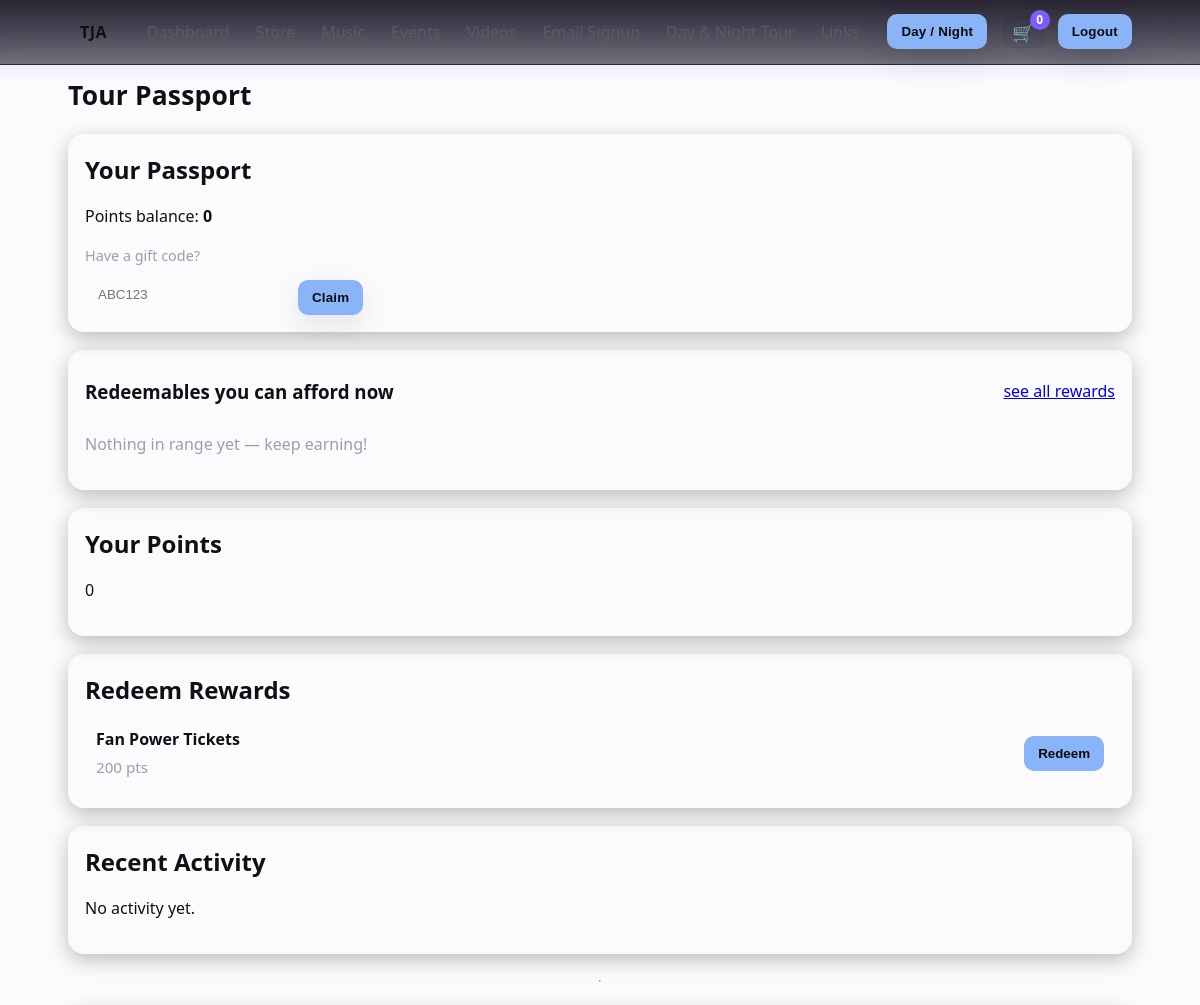
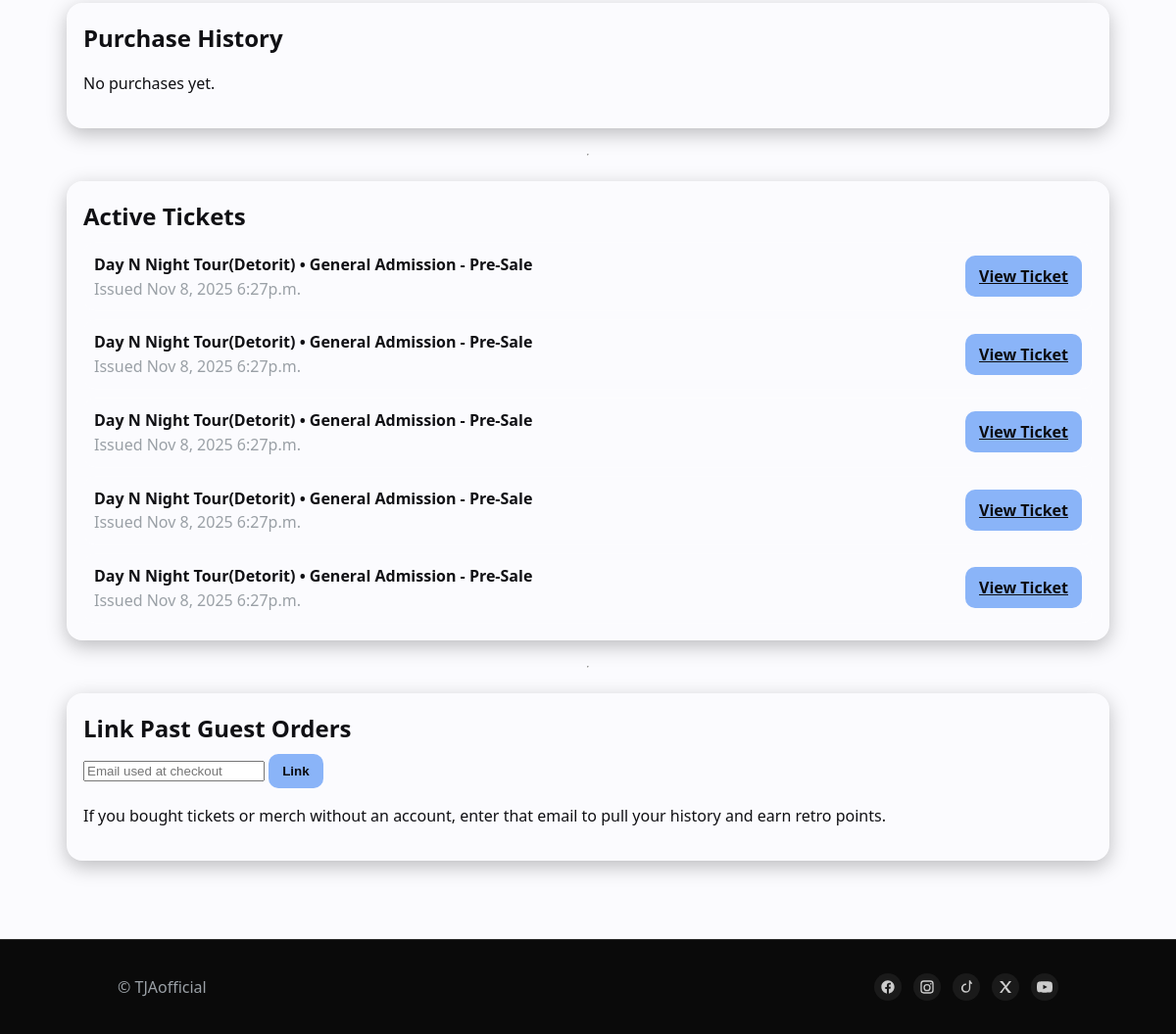
The page /rewards/dashboard/ (signed in) on the database its author committed (2 pictures, top to bottom).
### rewards/models.py (models this page shows, shortened)
class RewardsAccount(models.Model):
    user = models.OneToOneField(User, on_delete=models.CASCADE, related_name="rewards")
    points_balance = models.IntegerField(default=0)
    created_at = models.DateTimeField(auto_now_add=True)
    signup_bonus_awarded = models.BooleanField(default=False)

class RewardItem(models.Model):
    FULFILL_CHOICES = (
        ("PRODUCT", "Shop Product"),
        ("TICKET",  "Ticket Type"),
        ("COUPON",  "Shop Coupon"),
        ("CUSTOM",  "Custom/Manual"),
    )
    sku = models.CharField(max_length=64, unique=True)
    name = models.CharField(max_length=255)
    description = models.TextField(blank=True)
    points_cost = models.PositiveIntegerField()           # 0 is allowed (for gifts)
    inventory = models.PositiveIntegerField(default=0)    # # of redemptions available
    is_active = models.BooleanField(default=True)
    fulfill_type = models.CharField(max_length=12, choices=FULFILL_CHOICES, default="PRODUCT")
    target_ct = models.ForeignKey(ContentType, null=True, blank=True, on_delete=models.SET_NULL)
    target_id = models.PositiveIntegerField(null=True, blank=True)
    target = GenericForeignKey("target_ct", "target_id")
    quantity_per_redeem = models.PositiveIntegerField(default=1)

### tickets/models.py (models this page shows, shortened)
class Ticket(models.Model):
    PAYMENT_CHOICES = [
        ("card", "Card/Stripe"),
        ("cash", "Cash"),
        ("comp", "Comp"),
    ]
    ticket_type = models.ForeignKey(TicketType, on_delete=models.PROTECT, related_name="tickets")
    purchaser_name = models.CharField(max_length=120, blank=True)
    purchaser_email = models.EmailField(blank=True)
    qr_token = models.UUIDField(default=uuid.uuid4, unique=True, editable=False, db_index=True)
    issued_at = models.DateTimeField(auto_now_add=True)
    checked_in_at = models.DateTimeField(null=True, blank=True)
    note = models.CharField(max_length=240, blank=True)
    sold_by_artist = models.ForeignKey("pages.Artist", null=True, blank=True,
                                       on_delete=models.SET_NULL, related_name="tickets_sold")
    sold_by_user = models.ForeignKey(settings.AUTH_USER_MODEL, null=True, blank=True,
                                     on_delete=models.SET_NULL, related_name="tickets_issued")
    payment_method = models.CharField(max_length=10, choices=PAYMENT_CHOICES, default="card")

class TicketType(models.Model):
    event = models.ForeignKey("events.Event", on_delete=models.CASCADE, related_name="ticket_types")
    name = models.CharField(max_length=120)            # e.g., GA, VIP, Early Bird
    price_cents = models.PositiveIntegerField()
    quantity = models.PositiveIntegerField()           # total available
    sales_start = models.DateTimeField(null=True, blank=True)
    sales_end = models.DateTimeField(null=True, blank=True)
    active = models.BooleanField(default=True)
    max_per_order = models.PositiveIntegerField(null=True, blank=True)  # optional cap per checkout

### events/models.py (models this page shows, shortened)
class Event(models.Model):
    name = models.CharField(max_length=200, blank=True)
    is_tour_stop = models.BooleanField(default=False)
    is_21_plus = models.BooleanField(default=False)
    start = models.DateTimeField()
    end = models.DateTimeField(null=True, blank=True)
    venue = models.ForeignKey(Venue, null=True, blank=True, on_delete=models.SET_NULL)
    afterparty_info = models.TextField(blank=True)
    meet_greet_info = models.TextField(blank=True)
    cover_image = models.ImageField(upload_to="events/cover/", blank=True, null=True,
                                    help_text="Wide hero image for the Events page.")
    flyer       = models.ImageField(upload_to="events/flyer/", blank=True, null=True,
                                    help_text="Portrait flyer used on cards if no cover.")
    published = models.BooleanField(default=False)
    def __str__(self):
        return self.name or f"Event {self.pk}"

### rewards/views.py (the view)
# urls.py: path("dashboard/", views.dashboard, name="dashboard"),
@login_required
def dashboard(request):
    acc, _ = RewardsAccount.objects.get_or_create(user=request.user)
    balance = acc.points_balance
    affordable = (RewardItem.objects
                  .filter(is_active=True, inventory__gt=0, points_cost__lte=balance)
                  .order_by("points_cost", "name")[:24])
    ledger = acc.ledger.select_related().all()[:100]
    redemptions = acc.redemptions.select_related("item").order_by("-created_at")
    reward_items = RewardItem.objects.filter(is_active=True, inventory__gt=0).order_by("points_cost")
    purchases = (PurchaseRecord.objects
        .filter(Q(account=acc) | Q(email__iexact=request.user.email))
        .exclude(meta__gift=True)
        .order_by("-created_at", "-id")[:50]
    )
    pending_gifts = acc.redemptions.select_related("item").filter(
        points_spent=0, fulfilled=False
    ).order_by("-created_at")
    pending_variant = next(
        (r for r in redemptions
         if r.status == "PENDING" and getattr(r.item, "fulfill_type", "") == "PRODUCT"),
        None
    )
    Ticket = None
    active_tickets = []
    try:
        Ticket = apps.get_model("tickets", "Ticket")
    except Exception:
        Ticket = None
    if Ticket:
        active_tickets = list(
            Ticket.objects
                .select_related("ticket_type", "ticket_type__event")
                .filter(
                    Q(purchaser_email__iexact=request.user.email),
                    Q(checked_in_at__isnull=True),
                )
                .order_by("-issued_at")[:50]
        )
    return render(request, "rewards/dashboard.html",{
        "account": acc,
        "balance": balance,
        "affordable": affordable,
        "ledger": ledger,
        "redemptions": redemptions,
        "items": reward_items,
        "purchases": purchases,
        "pending_variant": pending_variant,
        "pending_gifts": pending_gifts,
        'active_tickets': active_tickets,
    })

### templates/rewards/dashboard.html (shortened to what this page needs)
{% extends "base.html" %}
{% load static shop_extras %}
{% block extra_head %}
    <link rel="stylesheet" href="{% static 'css/rewards.css' %}">
{% endblock %}
{% block content %}
    <section class="rw-wrap" data-rewards>
        <h1 class="rw-h1">Tour Passport</h1>
        <section class="card">
            <h2>Your Passport</h2>
            <p>Points balance: <strong>{{ balance }}</strong></p>
            <form class="giftcode-form" method="post" action="{% url 'rewards:claim_code' %}">
                <label>Have a gift code?
                    <input type="text" name="code" placeholder="ABC123" required>
                </label>
                <button class="btn">Claim</button>
            </form>
        </section>
        <section class="card">
            <div style="display:flex; justify-content: space-between; align-items: center;">
                <h3 style="margin: 10px 0px;">Redeemables you can afford now</h3>
                <a href="{% url 'rewards:catalog' %}">see all rewards</a>
            </div>
            <div class="grid">
                {% for i in affordable %}
                <article class="reward-tile">
                    <div class="rt-title">{{ i.name }}</div>
                    {% if i.description %}<div class="rt-desc">{{ i.description }}</div>{% endif %}
                    <div class="rt-meta">
                        <span>{{ i.points_cost }} pts</span>
                        {% if i.quantity_per_redeem > 1 %}<span>×{{ i.quantity_per_redeem }}</span>{% endif %}
                        <span>Left: {{ i.inventory }}</span>
                        <span class="tag">Instant</span>
                    </div>
                    <form method="post" action="{% url 'rewards:redeem' i.id %}">
                        {% csrf_token %}
                        <button class="btn" {% if i.inventory <= 0 %}disabled{% endif %}>Redeem</button>
                    </form>
                </article>
                {% empty %}
                <p class="muted">Nothing in range yet — keep earning!</p>
                {% endfor %}
            </div>
        </section>
    <section class="rw-card" aria-labelledby="points">
        <h2 id="points" class="rw-h2">Your Points</h2>
        <p class="rw-points" data-points>{{ account.points_balance }}</p>
    </section>
  <section class="rw-card" aria-labelledby="redeem">
    <h2 id="redeem" class="rw-h2">Redeem Rewards</h2>
    {% if items %}
      <ul class="rw-grid">
        {% for it in items %}
          <li class="rw-item">
            <div class="rw-item-main">
              <div class="rw-item-name">{{ it.name }}</div>
              <div class="rw-item-cost">{{ it.points_cost }} pts</div>
            </div>
            <form method="post" action="{% url 'rewards:redeem' it.id %}" class="rw-item-actions" data-redeem-form>
              <button type="submit" class="rw-btn" data-redeem="{{ it.name }}|{{ it.points_cost }}">Redeem</button>
            </form>
          </li>
        {% endfor %}
      </ul>
    {% else %}
      <p class="rw-empty">No reward items yet.</p>
    {% endif %}
  </section>
  <section class="rw-card" aria-labelledby="activity">
    <h2 id="activity" class="rw-h2">Recent Activity</h2>
    {% if ledger %}
      <ul class="rw-activity">
        {% for row in ledger %}
          <li class="rw-activity-row">
            <div>
              <div class="rw-activity-line">
                {{ row.get_kind_display }} • {{ row.get_source_display }}{% if row.reference %} #{{ row.reference }}{% endif %}
              </div>
              <div class="rw-activity-sub">{{ row.created_at|date:"M j, Y g:ia" }}</div>
            </div>
            <div class="rw-activity-amt {% if row.delta < 0 %}rw-neg{% else %}rw-pos{% endif %}">
              {{ row.delta }}
            </div>
          </li>
        {% endfor %}
      </ul>
    {% else %}
      <p class="rw-empty">No activity yet.</p>
    {% endif %}
  </section>
<hr>
<section class="rw-card" aria-labelledby="purchases">
  <h2 id="purchases" class="rw-h2">Purchase History</h2>
  {% if purchases %}
    <ul class="rw-history">
      {% for p in purchases %}
        <li class="rw-history-row">
          <div class="rw-history-main">
            <div class="rw-history-kind">
              {% if p.kind == "ORDER" %}Order{% else %}Ticket{% endif %} • #{{ p.external_id }}
            </div>
            <div class="rw-history-sub">{{ p.created_at|date:"M j, Y g:ia" }}</div>
          </div>
          <div class="rw-history-meta">
            {% if p.kind == "ORDER" %}
              {% with cents=p.meta.total_cents|default:p.subtotal_cents %}
                    {{ cents|money }}
            {% endwith %}
              <span class="rw-chip">{{ p.currency }}</span>
            {% else %}
              <span class="rw-chip">Ticket</span>
            {% endif %}
          </div>
        </li>
      {% endfor %}
    </ul>
  {% else %}
    <p class="rw-empty">No purchases yet.</p>
  {% endif %}
</section>
    <hr>
    <section class="rw-card" aria-labelledby="active_tix">
        <h2 id="active_tix" class="rw-h2">Active Tickets</h2>
        {% if active_tickets %}
            <ul class="rw-tickets">
                {% for t in active_tickets %}
                    <li class="rw-ticket">
                        <div class="rw-ticket-main">
                            <div class="rw-ticket-title">{{ t.ticket_type.event }} • {{ t.ticket_type.name }}</div>
                            <div class="rw-ticket-sub">
                                Issued {{ t.issued_at|date:"M j, Y g:ia" }}
                            </div>
                        </div>
                        <div class="rw-ticket-actions">
                            <a class="rw-btn" href="/ticket/{{ t.qr_token }}/">View Ticket</a>
                        </div>
                    </li>
                {% endfor %}
            </ul>
        {% else %}
            <p class="rw-empty">You have no active (unchecked-in) tickets.</p>
        {% endif %}
    </section>
    <hr>
    <section class="rw-card" aria-labelledby="merge">
        <h2 id="merge" class="rw-h2">Link Past Guest Orders</h2>
        <form method="post" action="{% url 'rewards:merge' %}" class="rw-merge" data-merge-form>
            <input type="email" name="email" placeholder="Email used at checkout" required class="rw-input">
            <button type="submit" class="rw-btn">Link</button>
        </form>
        <p class="rw-hint">If you bought tickets or merch without an account, enter that email to pull your history and earn retro points.</p>
    </section>
</section>
{% endblock %}

### static/css/style.css (style rules this page uses)
:root { --bg: #0b0b0f; --surface: #2b2e31; --text: #e9e9ee; --muted: #a6a6b3; --brand: #7c5cff; --brand-2: #00e0ff; --border: rgba(255,255,255,0.08); --radius: 14px; --gap: 18px; --maxw: 1100px; --shadow: 0 10px 30px rgba(0,0,0,0.35); }
html.theme-light { --bg: #fbfbfe; --surface: rgba(0,0,0,0.04); --text: #101014; --muted: #5a5a66; --border: rgba(0,0,0,0.08); --shadow: 0 10px 30px rgba(0,0,0,0.1); }
* { box-sizing: border-box; }
html, body { height: auto; }
body { margin: 0; font-family: ui-sans-serif, system-ui, -apple-system, Segoe UI, Roboto, Arial, "Noto Sans", "Apple Color Emoji", "Segoe UI Emoji"; background: radial-gradient(1200px 600px at 20% -20%, #142040 0%, transparent 60%), var(--bg); color: var(--text); line-height: 1.55; -webkit-font-smoothing: antialiased; text-rendering: optimizeLegibility; }
.btn { appearance: none; border: 1px solid var(--border); background: var(--surface); color: var(--text); padding: 10px 14px; border-radius: 999px; text-decoration: none; font-weight: 600; letter-spacing: .2px; transition: transform .15s ease, box-shadow .15s ease, background .15s ease, border-color .15s ease; box-shadow: var(--shadow); }
.card { background: var(--surface); border: 1px solid var(--border); border-radius: var(--radius); padding: 18px; box-shadow: var(--shadow); }

### static/css/rewards.css (style rules this page uses)
:root { --rw-bg: #0b0b0f; --rw-card: rgba(255,255,255,0.04); --rw-border: rgba(255,255,255,0.12); --rw-text: #e8e8ee; --rw-muted: #9aa0a6; --rw-accent: #6ee7b7; --rw-accent-2: #8ab4f8; --rw-danger: #ff6b6b; --rw-ok: #34d399; --rw-shadow: 0 6px 20px rgba(0,0,0,0.25); }
.rw-wrap { display: grid; gap: 18px; padding-block: 10px 40px; }
.rw-h1 { margin: 0; font-size: clamp(1.4rem, 2.2vw, 2rem); font-weight: 800; letter-spacing: 0.2px; }
.card, .rw-card { background: var(--rw-card); border: 1px solid var(--rw-border); border-radius: 16px; padding: 16px; box-shadow: var(--rw-shadow); }
.card h2, .rw-card h2, .rw-card h3 { margin: 0 0 8px 0; }
.muted { color: var(--rw-muted); }
.giftcode-form { display: flex; gap: 10px; align-items: end; flex-wrap: wrap; margin-top: 10px; }
.giftcode-form label { display: grid; gap: 6px; font-size: .9rem; color: var(--rw-muted); }
.giftcode-form input { height: 42px; min-width: 200px; padding: 0 12px; border-radius: 10px; border: 1px solid var(--rw-border); background: transparent; color: var(--rw-text); outline: none; }
.grid { display: grid; grid-template-columns: repeat(auto-fit, minmax(220px, 1fr)); gap: 12px; }
.rw-grid { list-style: none; padding: 0; margin: 0; display: grid; gap: 8px; }
.rw-item { border: 1px solid var(--rw-border); border-radius: 12px; padding: 10px; display: grid; grid-template-columns: 1fr auto; gap: 10px; align-items: center; }
.rw-item-main { display: grid; gap: 4px; }
.rw-item-name { font-weight: 600; }
.rw-item-cost { color: var(--rw-muted); font-size: .95rem; }
.rw-item-actions { display: flex; gap: 8px; align-items: center; }
.rw-activity, .rw-history, .rw-tickets { list-style: none; padding: 0; margin: 0; display: grid; gap: 8px; }
.rw-activity-row, .rw-history-row, .rw-ticket { border: 1px solid var(--rw-border); border-radius: 12px; padding: 10px; display: grid; grid-template-columns: 1fr auto; gap: 10px; align-items: center; }
.rw-ticket-title { font-weight: 600; }
.rw-ticket-sub { color: var(--rw-muted); }
.btn, .rw-btn { --_bg: var(--rw-accent-2); appearance: none; border: none; color: #0b0b0f; background: var(--_bg); border-radius: 10px; padding: 10px 14px; font-weight: 700; cursor: pointer; transition: transform .08s ease, box-shadow .08s ease, filter .08s ease; }

### rows shown on the page
RewardsAccount: points_balance "0"
RewardItem: name "Fan Power Tickets", points_cost "200"
Ticket: ticket_type.event "Day N Night Tour(Detorit)", ticket_type.name "General Admission - Pre-Sale", issued_at "Nov 8, 2025 6:27p.m."
Ticket: ticket_type.event "Day N Night Tour(Detorit)", ticket_type.name "General Admission - Pre-Sale", issued_at "Nov 8, 2025 6:27p.m."
Ticket: ticket_type.event "Day N Night Tour(Detorit)", ticket_type.name "General Admission - Pre-Sale", issued_at "Nov 8, 2025 6:27p.m."
Ticket: ticket_type.event "Day N Night Tour(Detorit)", ticket_type.name "General Admission - Pre-Sale", issued_at "Nov 8, 2025 6:27p.m."
Ticket: ticket_type.event "Day N Night Tour(Detorit)", ticket_type.name "General Admission - Pre-Sale", issued_at "Nov 8, 2025 6:27p.m."

### other values the page prints
{{ balance }} "0"
